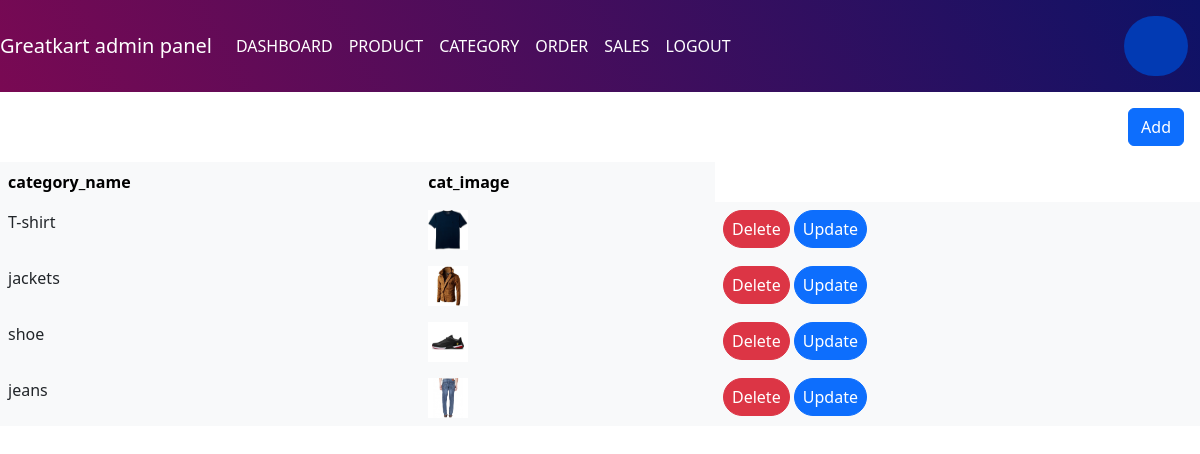
The app's page /custom_admin/category, older data.
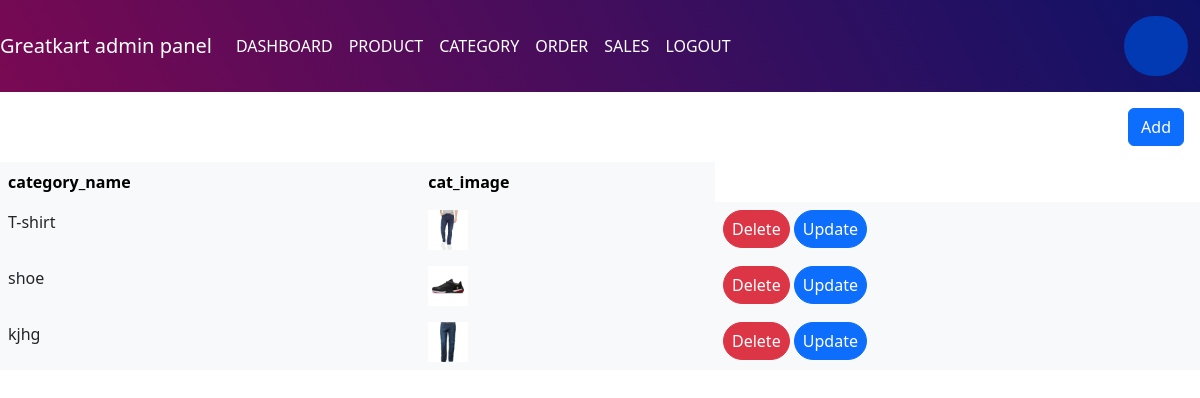
The same page, newer data.
### category/models.py (models this page shows, shortened)
class category(models.Model):
    category_name=models.CharField(max_length=200,unique=True)
    slug= models.SlugField(max_length=300,unique=True)
    description=models.TextField(max_length=300,blank=True)
    cat_image=models.ImageField(upload_to='photos/Categories',blank=True)
    class Meta:
        verbose_name ='category'
        verbose_name_plural = 'categories'

### customadmin/views.py (the view)
# urls.py: path('category', views.category_details, name='category'),
def category_details(request):
    if request.user:
        if 's' in request.POST:
            s = request.POST['s']
            category_details = category.objects.filter(product_name__icontains=s)
        else:
            category_details = category.objects.all()
        return render(request, 'adminfiles/category.html', {'details': category_details})
    return redirect(admins_log)

### carts/context_processors.py (called while the page is built, shortened)
def counter(request):
    cart_count=0
    if 'admin' in request.path:
        return {}
    return dict(cart_count=cart_count)

### category/context_processor.py (called while the page is built)
def menu_links(request):
    links = category.objects.all()
    return dict(links=links)

### templates/adminfiles/category.html (shortened to what this page needs)
<!DOCTYPE html>
<html lang="en">
<head>
<link href="https://cdn.jsdelivr.net/npm/bootstrap@5.2.1/dist/css/bootstrap.min.css" rel="stylesheet">
</head>
<body>
  <nav class="navbar navbar-expand-lg" style="background-color: rgb(77, 184, 255) ;background: linear-gradient(242deg, rgba(14,18,102,1) 0%, rgba(121,9,83,1) 100%, rgba(0,212,255,1) 100%);">
      <a class="navbar-brand" href="admins_home" style="color: white;">Greatkart admin panel</a>
      <div class="collapse navbar-collapse" id="navbarNavAltMarkup">
        <div class="navbar-nav">
            <a class="nav-item nav-link" style="color: white;" href="dashboard/">DASHBOARD</a>
            <a class="nav-item nav-link" style="color: white;" href="product_details">PRODUCT</a>
            <a class="nav-item nav-link" style="color: white;" href="category">CATEGORY</a>
            <a class="nav-item nav-link" style="color: white;" href="order">ORDER</a>
            <a class="nav-item nav-link" style="color: white;" href="/custom_admin/SalesReport">SALES</a>
            <a class="nav-item nav-link" style="color: white;" href="/custom_admin/logout/">LOGOUT</a>
        </div>
      </div>
      <nav class="navbar navbar-light  ms-auto" >
        <form method="post">
            <div class="container h-100">
              <div class="d-flex justify-content-center h-100">
                <div class="searchbar">
                  <input class="search_input"  type="search" name="s" placeholder="Search By First Name">
                  <a href="#" class="search_icon"></a>
                </div>
              </div>
            </div>
        </form>
      </nav>
  </nav>
  <table class="table table-borderless">
    <thead class="table-light">
      <tr>
        <th scope="col">category_name</th>
        <th scope="col">cat_image</th>
      </tr>
    </thead>
    <div class="d-flex justify-content-end p-3">
      <a class="btn btn-primary " href='add_category' role="button">Add</a>
    </div>
    <tbody>
        {% for dis in details %}
      <tr class="table-light text-dark ">
        <td >{{dis.category_name}}</td>
        <td><img style="width: 40px; height: 40px;" src="{{dis.cat_image.url}}"></td>
        <td>
          <button type="button" class="btn btn-danger rounded-pill px-2 mr-3" ><a class="text-decoration-none text-white" href="cat_delete/{{dis.id}}">Delete</a></button>
          <button type="button" class="btn btn-primary rounded-pill px-2" ><a class="text-decoration-none text-white" href="cat_upd/{{dis.id}}">Update</a></button>
        </td>
      {% endfor %}
    </tbody>
  </table>
</body>
</html>

Row changes from the older to the newer data that the page shows:
removed category: category_name "jackets", cat_image (picture)
removed category: category_name "jeans", cat_image (picture)
changed category "T-shirt": cat_image: a different picture
added category: category_name "kjhg", cat_image (picture)
